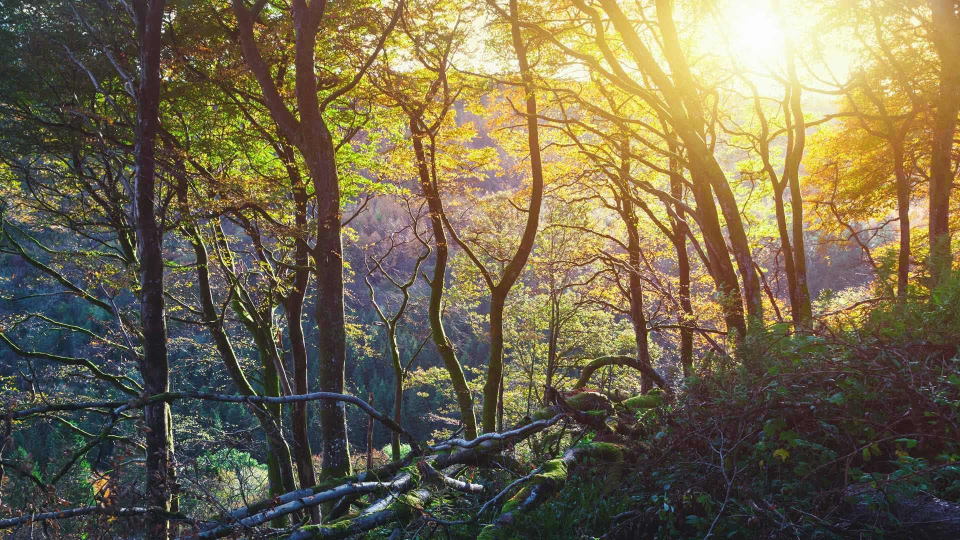
#> input picture task11.png, 1920 x 1080 px (shown at 1/2 size); the run also reads 1 picture not shown here
$ python main.py
#> lines starting #> are read from the running program, lines starting #| are printed output that depends on the picture; after the words box and inside, x2 and y2 are one past the last pixel; in counts of white or black regions, pixels touching at a corner belong together
import cv2 as cv
import matplotlib.pyplot as plt
import numpy as np
import time

# if you want to run aotumatically,
# set `auto` to True
auto = True


def T1():
    def t1():
        img_rgb = cv.imread("task11.png")
        # cv.imshow("img_rgb", img_rgb)
        img_gray = cv.cvtColor(img_rgb, cv.COLOR_RGB2GRAY)
        img_hsv = cv.cvtColor(img_rgb, cv.COLOR_RGB2HSV)
        img_bin = cv.inRange(img_hsv, np.array([0, 0, 0]), np.array([100, 150, 200]))
        return [img_rgb, img_gray, img_hsv, img_bin]

    def t2(imagearr=None):
        if imagearr is None:
            imagearr = []

        def showimages(images, title=None, num_cols=2, axis='off', scale=3):
            num_images = len(images)
            num_rows = (num_images + num_cols - 1) // num_cols

            plt.figure(figsize=(num_cols * scale, num_rows * scale))

            for i, image in enumerate(images):
                plt.subplot(num_rows, num_cols, i + 1)
                plt.imshow(cv.cvtColor(image, cv.COLOR_BGR2RGB))
                plt.axis(axis)
                plt.title(titles[i])

            plt.tight_layout()
            plt.show()

        titles = ['img', 'grayimg', 'hsvimg', 'binimg']
        showimages(imagearr, titles, num_cols=2, axis='off')
        time.sleep(1)
        showimages(imagearr, titles, num_cols=4, axis='on')

    t2(t1())
    time.sleep(1)
    return


def T2():
    def t1():
        img = np.zeros((512, 512, 3), dtype=np.uint8)
        topaste = cv.imread('task11.png')
        scale = min(512 / topaste.shape[0], 512 / topaste.shape[1])
        topaste = cv.resize(topaste, (int(topaste.shape[1] * scale), int(topaste.shape[0] * scale)))
        tgt_x = (512 - topaste.shape[1]) // 2
        tgt_y = (512 - topaste.shape[0]) // 2
        img[tgt_y:tgt_y + topaste.shape[0], tgt_x:tgt_x + topaste.shape[1]] = topaste
        cv.imshow("as", img)
        cv.waitKey(1500)
        cv.destroyAllWindows()

    t1()
    return


def T3():
    def judge(rgb):
        r = rgb[2]
        rgb[2] = rgb[0]
        rgb[0] = r
        if rgb[0] > 150 and rgb[1] < 30 and rgb[2] < 30:
            return 1  # red
        elif 160 < rgb[0] < 180 and 65 < rgb[1] < 90 and rgb[2] < 20:
            return 2  # yellow
        elif rgb[0] < 20 and 110 < rgb[1] < 130 and 40 < rgb[2] < 70:
            return 3  # green
        else:
            return 0

    vdin = cv.VideoCapture("test.mp4")
    if not vdin.isOpened():
        print("Video Not Opened")
        return
    redText = (50, 50)
    yellowTxt = (150, 50)
    greenTxt = (300, 50)
    while True:
        ret, frame = vdin.read()
        if not ret:
            break
        frame = cv.resize(frame, None, fx=0.75, fy=0.75)

        ROI = (170, 320, 100, 320)
        # cv.rectangle(frame, (ROI[0], ROI[1]), (ROI[0] + ROI[2], ROI[1] + ROI[3]), (0, 255, 0), 2)
        roi = frame[ROI[1]:ROI[1] + ROI[3], ROI[0]:ROI[0] + ROI[2]]
        gray = cv.cvtColor(roi, cv.COLOR_RGB2GRAY)
        _, thresh = cv.threshold(gray, 200, 255, cv.THRESH_BINARY)
        contours, _ = cv.findContours(thresh, cv.RETR_EXTERNAL, cv.CHAIN_APPROX_SIMPLE)
        filtered_contours = [contour for contour in contours if cv.contourArea(contour) >= 7]

        for contour in filtered_contours:
            M = cv.moments(contour)
            if M["m00"] != 0:
                cX = int(M["m10"] / M["m00"]) + ROI[0]
                cY = int(M["m01"] / M["m00"]) + ROI[2] + ROI[3] * 7 // 10

                target = (cX + 20, cY + 20)
                color = frame[target[1], target[0]]
                # print(color)
                clr = judge(color)
                if clr == 1:
                    cv.putText(frame, "Red", redText, cv.FONT_HERSHEY_SIMPLEX, 1, (0, 0, 255), 2)
                elif clr == 2:
                    cv.putText(frame, "yellow", yellowTxt, cv.FONT_HERSHEY_SIMPLEX, 1, (0, 255, 255), 2)
                elif clr == 3:
                    cv.putText(frame, "green", greenTxt, cv.FONT_HERSHEY_SIMPLEX, 1, (0, 255, 0), 2)
                # cv.circle(frame, (cX, cY), 5, (0, 0, 255), -1)

        cv.imshow("Image with Centers", frame)
        if cv.waitKey(20) & 0xFF == ord('q'):
            break
    vdin.release()
    cv.destroyAllWindows()


def main(auto=False):
#> called with auto = True
    thu = 0
    functions = [T1, T2, T3]
    if auto:
        for f in functions:
            f()
            time.sleep(2)
#> this loop made 3 passes; (key q is pressed on pass 3)
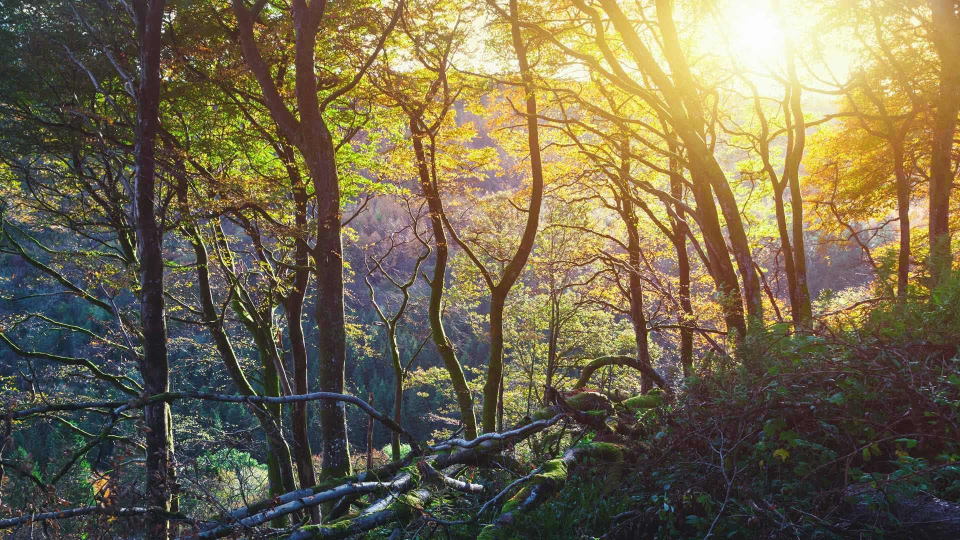
#> input picture task11.png, 1920 x 1080 px (shown at 1/2 size)
#> pass 1, in t1, `img_gray = cv.cvtColor(img_rgb, cv.COLOR_RGB2GRAY)`:
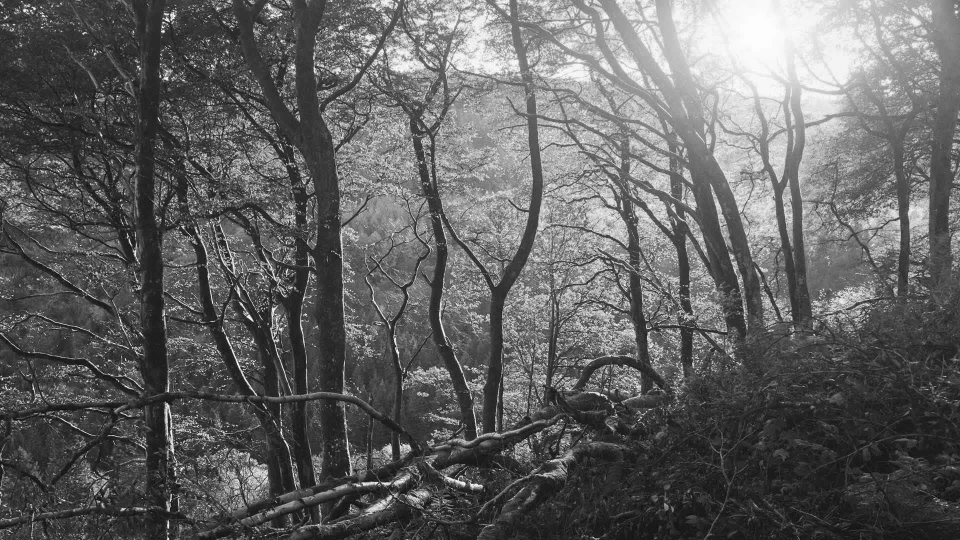
#> img_gray: shape (1080, 1920) (shown at 1/2 size); min 0, max 255, mean 98.2
#> pass 1, in t1, `img_bin = cv.inRange(img_hsv, np.array([0, 0, 0]), np.array([100, 150,..`:
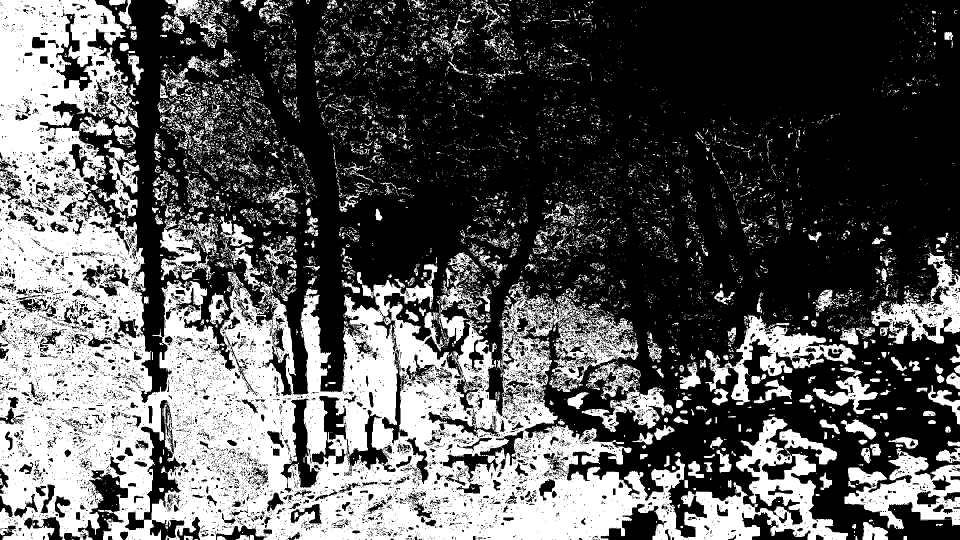
#> img_bin: shape (1080, 1920) (shown at 1/2 size); 35.5% white; 8221 white regions (7460 under 20 px), largest, box (x1, y1, x2, y2) and area: (0, 0, 1696, 1080) 556044, (1689, 896, 1920, 1058) 16911, (1410, 629, 1711, 811) 14410
#> pass 1, in showimages, `plt.show()`:
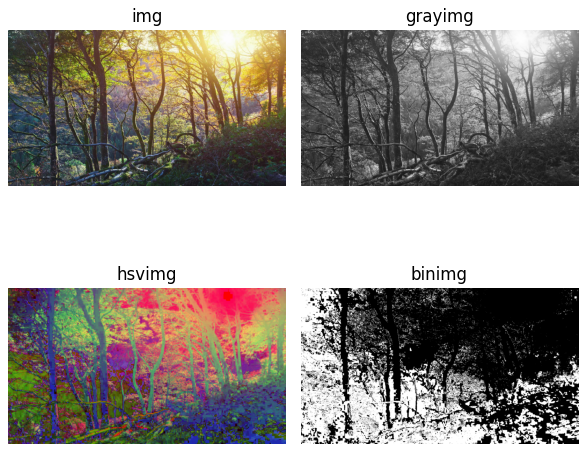
#> figure drawn by matplotlib, 4 panels
#> pass 1, in showimages (call 2), `plt.show()`:
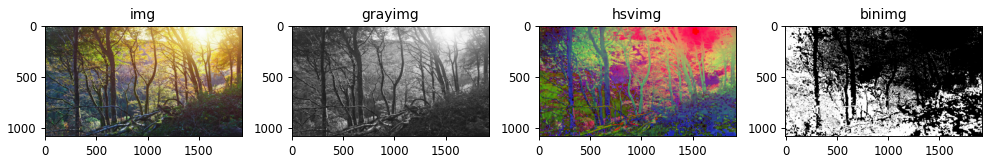
#> figure drawn by matplotlib, 4 panels
#> pass 2, in t1, `topaste = cv.resize(topaste, (int(topaste.shape[1] * scale), int(topas..`:
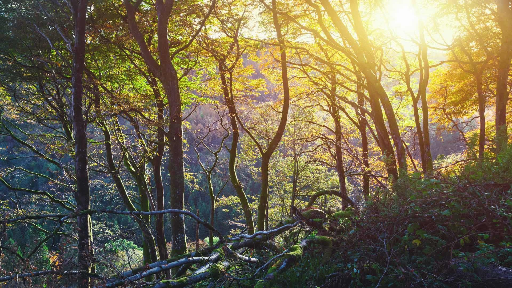
#> topaste: shape (288, 512, 3); mean B, G, R 78.2, 105.1, 115.1
    else:
        while thu < 1 or thu > 3:
            thu = int(input("Input Task: "))
        functions[thu - 1]()


def deb():
    '''
    A debug used function
    :return:
    '''
    T3()


if __name__ == "__main__":
    main(auto)
